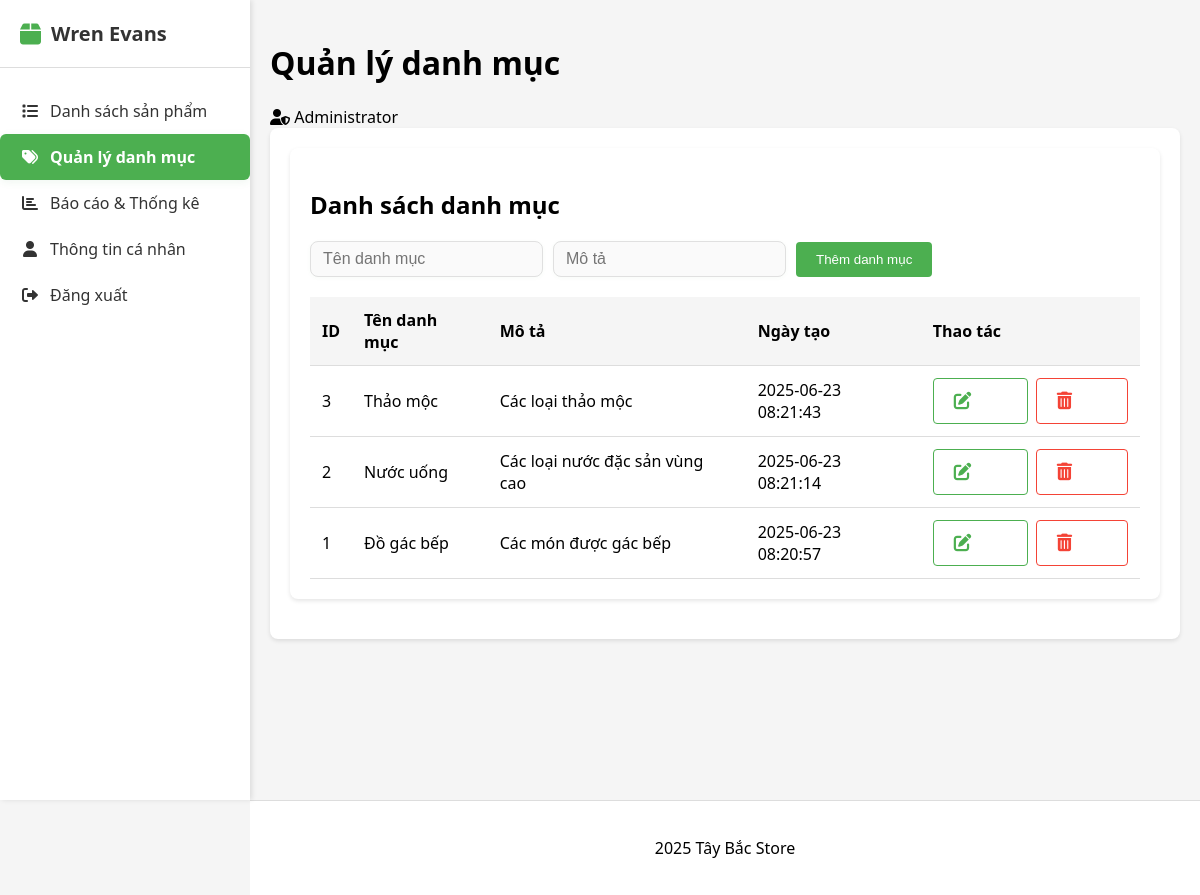
The app's page /admin/index.php?action=categories (signed in) with its own data.
### tables this page shows
CREATE TABLE `categories` (
  `id` int NOT NULL AUTO_INCREMENT,
  `name` varchar(100) NOT NULL,
  `description` text,
  `created_at` timestamp NULL DEFAULT CURRENT_TIMESTAMP,
  PRIMARY KEY (`id`)
);

### controllers/AdminController.php (called while the page is built, shortened)
<?php
require_once __DIR__ . '/../config/database.php';
class AdminController {
    private $db;
    public function __construct() {
        $database = new Database();
        $this->db = $database->getConnection();
    }
    public function categories() {
        require_once __DIR__ . '/../models/Category.php';
        $categoryModel = new Category($this->db);
        $categories = $categoryModel->getAll();
        require_once __DIR__ . '/../views/admin/categories.php';
    }
}
?>

### config/database.php (called while the page is built, shortened)
<?php
class Database {
    private $host = "localhost";
    private $db_name = "product_management";
    private $username = "root";
    private $password = "Hung23072004";
    public function getConnection() {
        $this->conn = null;
        try {
            $this->conn = new PDO("mysql:host=" . $this->host . ";dbname=" . $this->db_name, $this->username, $this->password);
            $this->conn->exec("set names utf8");
        } catch(PDOException $exception) {
            echo "Connection error: " . $exception->getMessage();
        }
        return $this->conn;
    }
}
?>

### models/Category.php (called while the page is built, shortened)
<?php
class Category {
    private $conn;
    private $table = "categories";
    public function __construct($db) {
        $this->conn = $db;
    }
    public function getAll() {
        $stmt = $this->conn->query("SELECT * FROM {$this->table} ORDER BY created_at DESC");
        return $stmt->fetchAll(PDO::FETCH_ASSOC);
    }
}
?>

### views/admin/categories.php (the view, shortened to what this page needs)
<?php
require_once __DIR__ . '/layouts/header.php';
?>
<div class="content-container">
    <h2>Danh sách danh mục</h2>
    <?php if (isset($editCategory)): ?>
    <form action="index.php?action=updateCategory" method="POST" style="margin-bottom:20px; display: flex; gap: 10px; align-items: flex-end;">
        <input type="hidden" name="id" value="<?= $editCategory['id'] ?>">
        <div>
            <input type="text" name="name" placeholder="Tên danh mục" required class="form-control" value="<?= htmlspecialchars($editCategory['name']) ?>">
        </div>
        <div>
            <input type="text" name="description" placeholder="Mô tả" class="form-control" value="<?= htmlspecialchars($editCategory['description']) ?>">
        </div>
        <button type="submit" class="btn btn-primary">Cập nhật</button>
        <a href="index.php?action=categories" class="btn btn-danger">Hủy</a>
    </form>
    <?php else: ?>
    <form action="index.php?action=addCategory" method="POST" style="margin-bottom:20px; display: flex; gap: 10px; align-items: flex-end;">
        <div>
            <input type="text" name="name" placeholder="Tên danh mục" required class="form-control">
        </div>
        <div>
            <input type="text" name="description" placeholder="Mô tả" class="form-control">
        </div>
        <button type="submit" class="btn btn-primary">Thêm danh mục</button>
    </form>
    <?php endif; ?>
    <table>
        <thead>
            <tr>
                <th>ID</th>
                <th>Tên danh mục</th>
                <th>Mô tả</th>
                <th>Ngày tạo</th>
                <th>Thao tác</th>
            </tr>
        </thead>
        <tbody>
            <?php foreach ($categories as $cat): ?>
            <tr>
                <td><?= $cat['id'] ?></td>
                <td><?= htmlspecialchars($cat['name']) ?></td>
                <td><?= htmlspecialchars($cat['description']) ?></td>
                <td><?= $cat['created_at'] ?></td>
                <td class="action-links" style="display: flex; gap: 8px; justify-content: center;">
                    <a href="index.php?action=editCategory&id=<?= $cat['id'] ?>"
                       class="btn btn-primary btn-sm"
                       style="display: flex; align-items: center; gap: 4px; min-width: 40px; justify-content: center; background: #fff; color: #4caf50; border: 1.5px solid #4caf50; font-weight: 500;"
                       title="Sửa">
                        <i class="fas fa-edit" style="color: #4caf50;"></i>
                        <span>Sửa</span>
                    </a>
                    <a href="index.php?action=deleteCategory&id=<?= $cat['id'] ?>"
                       class="btn btn-danger btn-sm"
                       style="display: flex; align-items: center; gap: 4px; min-width: 40px; justify-content: center; background: #fff; color: #f44336; border: 1.5px solid #f44336; font-weight: 500;"
                       onclick="return confirm('Bạn có chắc chắn muốn xóa?')"
                       title="Xóa">
                        <i class="fas fa-trash-alt" style="color: #f44336;"></i>
                        <span>Xóa</span>
                    </a>
                </td>
            </tr>
            <?php endforeach; ?>
        </tbody>
    </table>
</div>
<?php require_once __DIR__ . '/layouts/footer.php'; ?>

### views/admin.css (style rules this page uses)
:root { --primary-color: #4caf50; --secondary-color: #45a049; --danger-color: #f44336; --text-color: #333; --light-gray: #f5f5f5; --border-color: #ddd; --sidebar-width: 250px; }
body { font-family: "Segoe UI", Tahoma, Geneva, Verdana, sans-serif; margin: 0; padding: 0; background-color: var(--light-gray); }
.content-container { background: white; padding: 20px; border-radius: 8px; box-shadow: 0 2px 4px rgba(0, 0, 0, 0.1); margin-bottom: 20px; }
table { width: 100%; border-collapse: collapse; margin-top: 20px; }
th, td { padding: 12px; text-align: left; border-bottom: 1px solid var(--border-color); }
th { background-color: var(--light-gray); font-weight: 600; }
.action-links { display: flex; gap: 10px; align-items: center; }
.action-links a { color: var(--primary-color); text-decoration: none; font-size: 1.1em; }
.action-links .btn-primary, .action-links .btn-danger { color: #fff !important; }
.form-control { width: 100%; padding: 8px; border: 1px solid var(--border-color); border-radius: 4px; box-sizing: border-box; }
.btn { padding: 10px 20px; border: none; border-radius: 4px; cursor: pointer; text-decoration: none; font-weight: 500; transition: background-color 0.3s; }
.btn-primary { background-color: var(--primary-color); color: #fff !important; }
.btn-danger { background-color: var(--danger-color); color: #fff !important; }
.form-control { border: 1.5px solid #e0e0e0; border-radius: 8px; padding: 8px 12px; font-size: 16px; background: #fafafa; transition: border 0.2s, box-shadow 0.2s; box-shadow: 0 1px 4px rgba(67, 160, 71, 0.04); }

### records on screen
categories: id "3", name "Thảo mộc", description "Các loại thảo mộc", created_at "2025-06-23 08:21:43"
categories: id "2", name "Nước uống", description "Các loại nước đặc sản vùng cao", created_at "2025-06-23 08:21:14"
categories: id "1", name "Đồ gác bếp", description "Các món được gác bếp", created_at "2025-06-23 08:20:57"

### other values on screen
$page_title "Quản lý danh mục"
$_SESSION['user']['full_name'] "Administrator"
